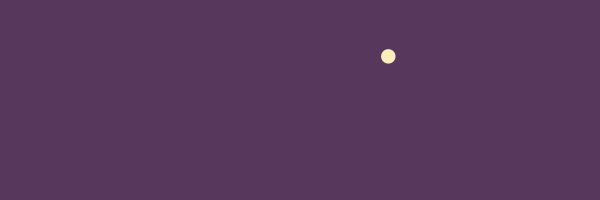
Frame 1 (no input)
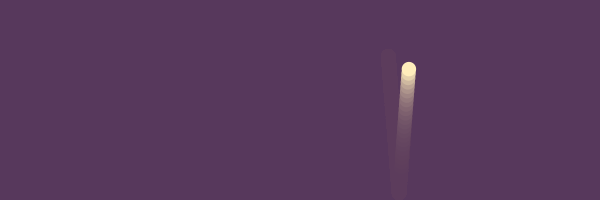
Frame 60 (the mouse pressed at the canvas centre just before this capture)
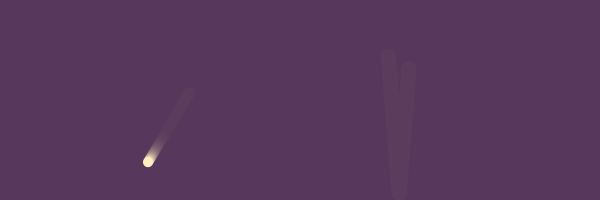
Frame 120 (the mouse held since frame 60 and released just before this capture)

The Processing sketch that drew these frames (run headless with seeded random() and noise(); from frame 60 on, the mouse is pressed at the canvas centre):

// Processing sketch: processing_156435
// ── processing_156435.pde

Mover m;

boolean transparentBG = true;


void setup ()
{
  size (600, 200);
  smooth();

  m = new Mover ();


  background (#57385c);
  frameRate (30);
}

void draw ()
{
  if (transparentBG)
  {
    fill (#57385c, 40);
    noStroke();
    rect (0, 0, width, height);
  } 
  else background (#57385c);

  m.move();
  m.checkEdgesAndBounce();
  m.display();
}


class Mover
{
  PVector direction;
  PVector location;

  float speed;
  float ellipseSize;


  Mover () // Konstruktor = setup der Mover Klasse
  {
    location = new PVector (random (width), random (height));
    ellipseSize = random (4, 15);

    float angle = random (TWO_PI);
    direction = new PVector (cos (angle), sin (angle));

    speed = random (1, 5);
  }

  // MOVE -----------------------------------------

  void move ()
  {

    PVector velocity = direction.get();
    velocity.mult (speed);
    location.add (velocity);
  }

  // CHECK --------------------------------------------------------

  void checkEdgesAndBounce ()
  {
    float radius = ellipseSize / 2;

    if (location.x < radius )
    {
      location.x = radius ;
      direction.x = direction.x * -1;
    }
    else if (location.x > width-radius )
    {
      location.x = width-radius ;
      direction.x *= -1;
    }

    if (location.y < radius )
    {
      location.y = radius ;
      direction.y *= -1;
    }
    else if (location.y > height-radius )
    {
      location.y = height-radius ;
      direction.y *= -1;
    }
  }

  // DISPLAY ---------------------------------------------------------------

  void display ()
  {
    fill (#ffedbc);
    noStroke();
    ellipse (location.x, location.y, ellipseSize, ellipseSize);
  }
}

void keyPressed ()
{
  transparentBG = !transparentBG;
}

void mousePressed ()
{
  m = new Mover();
}
